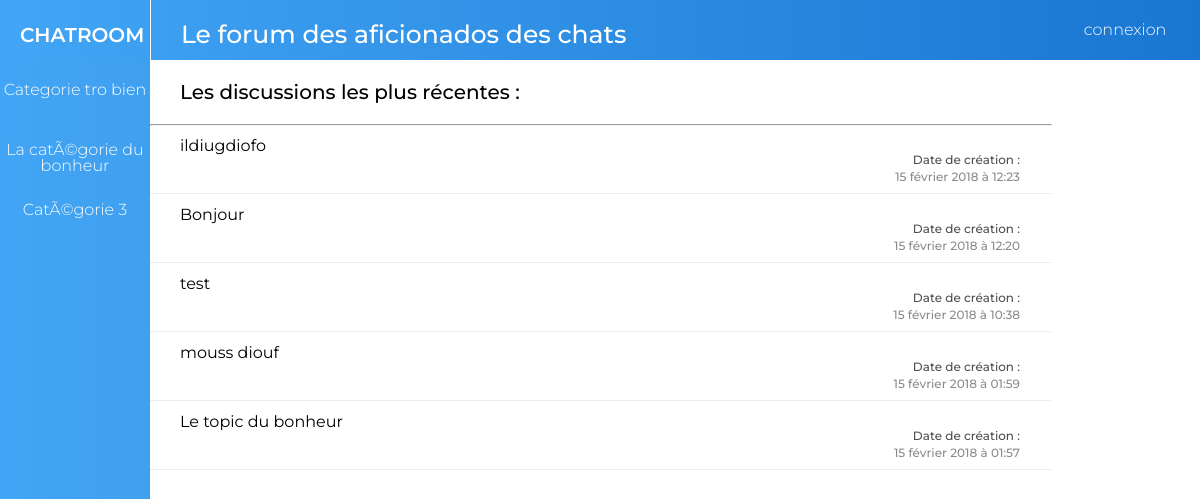
The page / on the database its author committed.
### tables this page shows
CREATE TABLE IF NOT EXISTS `categories` (
  `category_id` int(11) NOT NULL AUTO_INCREMENT,
  `name` varchar(30) NOT NULL,
  PRIMARY KEY (`category_id`)
);

CREATE TABLE IF NOT EXISTS `topics` (
  `topic_id` int(11) NOT NULL AUTO_INCREMENT,
  `category_id` int(11) NOT NULL,
  `subject` varchar(255) NOT NULL,
  `date` datetime DEFAULT CURRENT_TIMESTAMP,
  PRIMARY KEY (`topic_id`),
  KEY `topicsTOcategoriesID` (`category_id`)
);

### home.php (the view)
<section class="discussions_container">
    <h2 class="section_title">
        Les discussions les plus récentes :
    </h2>
    <hr class="main_line">
    <?php
    $query_topics = "SELECT
          `topics`.`topic_id`,
          `topics`.`subject`,
          `topics`.`category_id`,
          `topics`.`date`
          FROM
          `topics`
          ORDER BY
          `topics`.`date`
          DESC
          LIMIT
          5;
          ";
    $allTopicsQuery = $conn->prepare($query_topics);
    $allTopicsQuery->execute();
    ?>
        <?php while (false !== $row = $allTopicsQuery->fetch(PDO::FETCH_ASSOC)) :?>
    <div class="item_box">
        <a href="topic.php?topic=<?= $row['topic_id'] ?>" class="links">
            <h3 class="item_text"><?= $row["subject"] ?></h3>
        </a>
        <?php
        $timestamp = strtotime($row["date"]);
        $mois_fr = Array("", "janvier", "février", "mars", "avril", "mai", "juin", "juillet", "août", "septembre", "octobre", "novembre", "décembre");
        list($nom_jour, $jour, $mois, $annee, $heure, $minute, $seconde) = explode('/', date("w/d/n/Y/H/i/s", $timestamp)); ?>
        <p class="additional_info_title">Date de création :</p>
        <p class="additional_info_detail"><?= $jour . ' ' . $mois_fr[$mois] . ' ' . $annee . ' ' ?>
            à<?= ' ' . $heure . ':' . $minute?></p>
        <hr class="secondary_line">
    </div>
        <?php endwhile;?>
</section>

### layouts/header.php (shortened to what this page needs)
<!DOCTYPE html>
<html>
<head>
    <link rel="stylesheet" href="ressources/css/reset.css">
    <link rel="stylesheet" href="ressources/css/style.css">
</head>
<body>
<header>
    <ul class="header">
        <li class="logo_container">
            <a href="./" class="logo">CHATROOM</a>
        </li>
        <li class="site_title_container">
            <p class="site_title">Le forum des aficionados des chats</p>
        </li>
        <a href="admin" class="btn_connect">
            <p class="btn_connect_txt">connexion</p>
        </a>
    </ul>
</header>

### index.php (shortened to what this page needs)
<?php include('layouts/header.php');?>
<section class="container">
    <?php include('navigation.php')?>
    <?php include('home.php') ?>
</section>
<?php include('layouts/footer.php');?>

### navigation.php
<div class="navigation_container">
    <ul>
        <?php
        $query_categories = "SELECT
          `categories`.`category_id`,
          `categories`.`name`
          FROM
          `categories`;
          ";
        $allCategoriesQuery = $conn->prepare($query_categories);
        $allCategoriesQuery->execute();
        while (false !== $row = $allCategoriesQuery->fetch(PDO::FETCH_ASSOC)) {
            $categoryId = $row['category_id'];
            $categoryName = $row['name'];
            ?>
            <li class="navigation_items">
                <a class="navigation_links" href="category.php?category=<?=$categoryId?>">
                    <p class="navigation_links_title"><?=$categoryName?></p>
                </a>
            </li>
            <?php
        }
        ?>
    </ul>
</div>

### layouts/footer.php
</body>
</html>

### ressources/css/style.css (style rules this page uses)
.header { display: flex; height: 60px; width: 100vw; background: linear-gradient(to right, #42A5F5, #1976D2); }
.logo_container { height: 100%; width: 12.5vw; border-right: 1px solid white; display: flex; }
.logo { color: white; font-family: 'Montserrat', sans-serif; font-weight: 600; font-size: 20px; margin-top: 25px; margin-left: 20px; text-decoration: none; }
.site_title { font-family: 'Montserrat', sans-serif; font-size: 25px; color: white; font-weight: 500; padding-top: 22px; padding-left: 30px; padding-bottom: 22px }
.site_title_container { width: 75vw; height: 100%; }
.btn_connect { color: white; width: 100%; height: 100%; text-decoration: none; font-family: 'Montserrat', sans-serif; font-weight: 300; text-align: center; right: 0; width: 12.5vw; vertical-align: middle; transition: 0.2s ease; }
.btn_connect_txt { padding-top: 22px }
.navigation_container { width: 12.5vw; background: linear-gradient(to right, #42A5F5, #3fa0ee); height: calc(100vh - 60px); }
.navigation_items { height: 60px; transition: 0.2s ease }
.navigation_links { color: white; width: 100%; height: 100%; text-decoration: none; font-family: 'Montserrat', sans-serif; font-weight: 300; text-align: center; right: 0; width: 12.5vw; vertical-align: middle; }
.navigation_links_title { padding-top: 22px; }
.container { height: calc(100vh-60px) ; overflow-y: scroll !important; width: 100%; display: flex; }
.section_title { font-family: 'Montserrat', sans-serif; font-size: 20px; font-weight: 500; padding-top: 22px; padding-left: 30px; padding-bottom: 22px }
.main_line { width: 75vw; margin: 0 !important; border-color: rgb(242, 242, 242) }
.item_box { width: 75vw; transition: 0.2s ease; }
.item_text { font-family: 'Montserrat', sans-serif; font-weight: 400; padding-left: 30px; padding-top: 12px; font-size: 16px; color: black; width: 57vw; }
.links { text-decoration: none; transition: 0.2s ease; }
.additional_info_title { font-family: 'Montserrat', sans-serif; font-weight: 500; padding-right: 30px; font-size: 12px; color: rgb(80, 80, 80); margin-bottom: 5px; text-align: right; }
.additional_info_detail { font-family: 'Montserrat', sans-serif; font-weight: 500; padding-right: 30px; font-size: 12px; color: rgb(140, 140, 140); padding-bottom: 10px; text-align: right; }
.secondary_line { width: 75vw; margin: 0; border-color: rgb(254, 254, 254); opacity: 0.2; }

### rows shown on the page
categories: name "Categorie tro bien"
categories: name "La catÃ©gorie du bonheur"
categories: name "CatÃ©gorie 3"
topics: subject "ildiugdiofo", jour "15", mois "février", annee "2018", heure "12", minute "23"
topics: subject "Bonjour", jour "15", mois "février", annee "2018", heure "12", minute "20"
topics: subject "test", jour "15", mois "février", annee "2018", heure "10", minute "38"
topics: subject "mouss diouf", jour "15", mois "février", annee "2018", heure "01", minute "59"
topics: subject "Le topic du bonheur", jour "15", mois "février", annee "2018", heure "01", minute "57"
